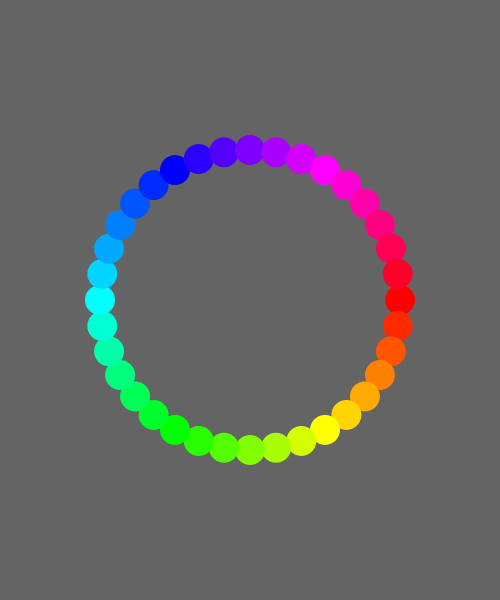
Frame 1 (no input)
Frame 60 (the mouse pressed at the canvas centre just before this capture): identical to frame 1, image omitted
Frame 120 (the mouse held since frame 60 and released just before this capture): identical to frame 1, image omitted

The Processing sketch that drew this single still picture (run headless with seeded random() and noise(); from frame 60 on, the mouse is pressed at the canvas centre):

// Processing sketch: day3_15_forloop_angle
// ── day3_15_forloop_angle.pde
void setup() {
  size(500, 600);
  background(100);
}

void draw() {
  background(100);
  
  pushStyle();
  //colorMode(RGB, 255, 255, 255); // default
  colorMode(HSB, 360, 100, 100); 
  
  pushMatrix();
  translate(width/2, height/2);
  for (int angle=0; angle<360; angle += 10) {
    pushMatrix();
    rotate( radians(angle) );
    noStroke();
    fill(angle, 100, 100); //(Hue, Sat, Bri)
    ellipse(150, 0, 30, 30);
    popMatrix();
  }
  popMatrix();
  
  popStyle();
  
}
